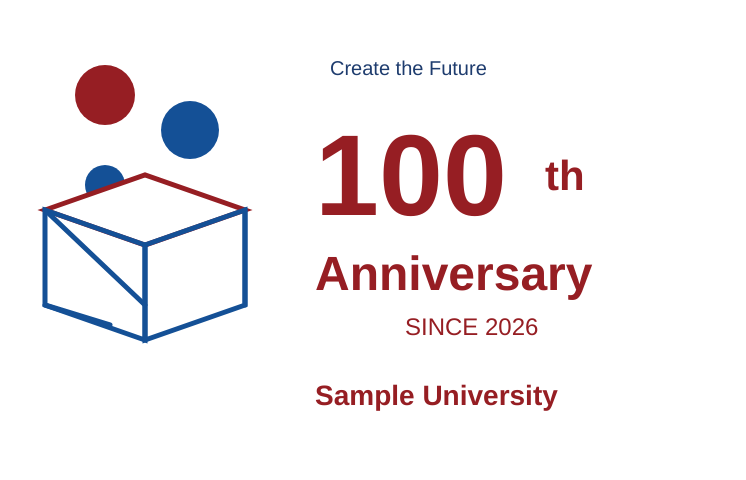
Frame 1 (no input)
Frame 2 (the mouse pressed at the canvas centre, redrawn once): identical to frame 1, image omitted

The p5.js sketch that drew this single still picture (run headless with seeded random() and noise() and a simulated clock; the mouse was pressed at the canvas centre and the sketch redrawn once):

// p5.js sketch
// ── sketch.js
function setup() {
  createCanvas(746, 480);
  noLoop();

  redCol = color(150, 30, 35);
  blueCol = color(20, 80, 150);
}

let redCol;
let blueCol;

function draw() {
  background(255);

  // ===== 左上の丸 =====
  noStroke();

  fill(redCol);
  circle(105, 95, 60);

  fill(blueCol);
  circle(190, 130, 58);

  fill(blueCol);
  circle(105, 185, 40);

  fill(redCol);
  circle(165, 210, 28);

  // ===== キューブ風マーク =====

  strokeWeight(5);

  // 上面
  stroke(redCol);
  fill(255);
  quad(
    45,210,
    145,175,
    245,210,
    145,245
  );

  // 左面
  stroke(blueCol);
  noFill();
  beginShape();
  vertex(45,210);
  vertex(145,245);
  vertex(145,340);
  vertex(45,305);
  endShape(CLOSE);

  // 右面
  beginShape();
  vertex(245,210);
  vertex(245,305);
  vertex(145,340);
  vertex(145,245);
  endShape(CLOSE);

  line(45,210,145,305);
  line(45,305,110,325);
  line(245,210,245,305);

  // ===== キャッチコピー =====

  noStroke();
  fill(30,60,110);

  textAlign(LEFT);
  textStyle(NORMAL);
  textSize(20);
  text("Create the Future",330,75);

  // ===== 100 =====

  fill(redCol);

  textStyle(BOLD);
  textSize(115);
  text("100",315,215);

  textSize(42);
  text("th",545,190);

  // ===== Anniversary =====

  textSize(48);
  text("Anniversary",315,290);

  // ===== Since =====

  textStyle(NORMAL);
  textSize(24);
  text("SINCE 2026",405,335);

  // ===== 学校名 =====

  textStyle(BOLD);
  textSize(28);
  text("Sample University",315,405);
}
